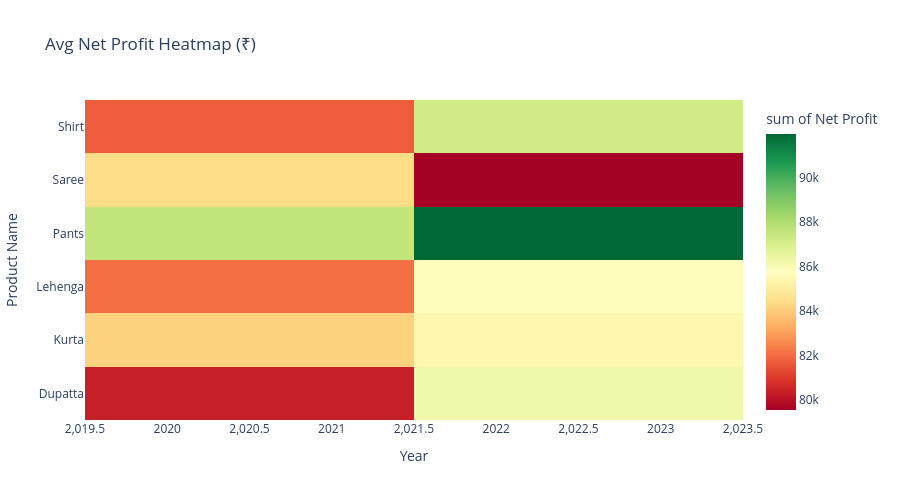

Notebook source saved alongside this figure:
### Markdown cell above
## 7. Product Performance Heatmap

### Code cell
heatmap_data = df.groupby(['Product Name', 'Year']).agg({
    'Net Profit': 'mean',
    'Total Sale': 'mean'
}).round(0).reset_index()

fig7 = px.density_heatmap(heatmap_data, x='Year', y='Product Name',
                          z='Net Profit',
                          title='Avg Net Profit Heatmap (₹)',
                          color_continuous_scale='RdYlGn')
fig7.update_layout(height=500, font_size=12)
fig7.show()

### Figure 1 — Plotly figure (JSON) as saved in the notebook; plotly's stock layout.template omitted (floating-point values rounded to 4 significant figures)
{"data": [{"coloraxis": "coloraxis", "histfunc": "sum", "hovertemplate": "Year=%{x}<br>Product Name=%{y}<br>sum of Net Profit=%{z}<extra></extra>", "name": "", "type": "histogram2d", "x": [2020, 2021, 2022, 2023, 2020, 2021, 2022, 2023, 2020, 2021, 2022, 2023, 2020, 2021, 2022, 2023, 2020, 2021, 2022, 2023, 2020, 2021, 2022, 2023], "xaxis": "x", "xbingroup": "x", "y": ["Dupatta", "Dupatta", "Dupatta", "Dupatta", "Kurta", "Kurta", "Kurta", "Kurta", "Lehenga", "Lehenga", "Lehenga", "Lehenga", "Pants", "Pants", "Pants", "Pants", "Saree", "Saree", "Saree", "Saree", "Shirt", "Shirt", "Shirt", "Shirt"], "yaxis": "y", "ybingroup": "y", "z": [39034, 41312, 41730, 44508, 46163, 38037, 41448, 43946, 45950, 36136, 43407, 42310, 43468, 44097, 47149, 44815, 40852, 43600, 37892, 41657, 41436, 40279, 45156, 42035]}], "layout": {"coloraxis": {"colorbar": {"title": {"text": "sum of Net Profit"}}, "colorscale": [[0, "rgb(165,0,38)"], [0.1, "rgb(215,48,39)"], [0.2, "rgb(244,109,67)"], [0.3, "rgb(253,174,97)"], [0.4, "rgb(254,224,139)"], [0.5, "rgb(255,255,191)"], [0.6, "rgb(217,239,139)"], [0.7, "rgb(166,217,106)"], [0.8, "rgb(102,189,99)"], [0.9, "rgb(26,152,80)"], [1, "rgb(0,104,55)"]]}, "font": {"size": 12}, "height": 500, "legend": {"tracegroupgap": 0}, "title": {"text": "Avg Net Profit Heatmap (₹)"}, "xaxis": {"anchor": "y", "domain": [0, 1], "title": {"text": "Year"}}, "yaxis": {"anchor": "x", "domain": [0, 1], "title": {"text": "Product Name"}}}}
